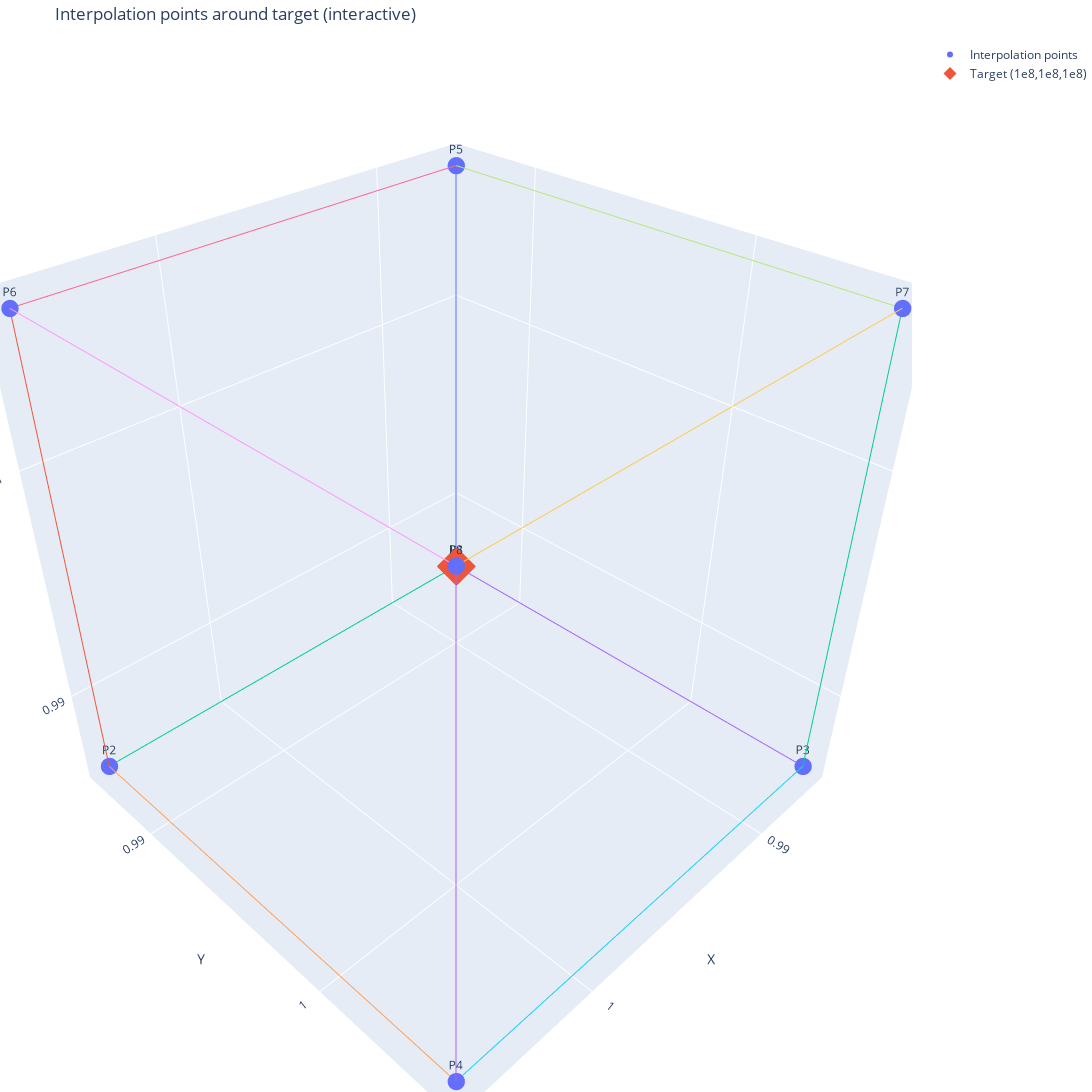

Write notebook code for a chart like this one.
### Code cell
# this cell needs the lib plotly 
import numpy as np
import plotly.graph_objects as go

points = np.array([
    [98632812.5,  98632812.5,  98632812.5, 2, 2, 2, 49572],
    [100585937.5, 98632812.5,  98632812.5, 3, 2, 2, 49572],
    [98632812.5,  100585937.5, 98632812.5, 2, 3, 2, 49572],
    [100585937.5, 100585937.5, 98632812.5, 3, 3, 2, 49572],
    [98632812.5,  98632812.5,  100585937.5, 2, 2, 3, 49572],
    [100585937.5, 98632812.5,  100585937.5, 3, 2, 3, 49572],
    [98632812.5,  100585937.5, 100585937.5, 2, 3, 3, 49572],
    [100585937.5, 100585937.5, 100585937.5, 3, 3, 3, 49572],
], dtype=float)
points = points/1e8
target = np.array([1, 1, 1], dtype=float)

x, y, z = points[:, 0], points[:, 1], points[:, 2]
xmin, xmax = x.min(), x.max()
ymin, ymax = y.min(), y.max()
zmin, zmax = z.min(), z.max()

# Cube corners (for a wireframe)
corners = np.array([
    [xmin, ymin, zmin], [xmax, ymin, zmin],
    [xmin, ymax, zmin], [xmax, ymax, zmin],
    [xmin, ymin, zmax], [xmax, ymin, zmax],
    [xmin, ymax, zmax], [xmax, ymax, zmax],
])

# Edge pairs (indices into corners)
edges = [(0,1),(0,2),(1,3),(2,3),
         (4,5),(4,6),(5,7),(6,7),
         (0,4),(1,5),(2,6),(3,7)]

fig = go.Figure()

# 8 interpolation points
fig.add_trace(go.Scatter3d(
    x=x, y=y, z=z,
    mode='markers+text',
    text=[f"P{i+1}" for i in range(8)],
    textposition="top center",
    marker=dict(size=6),
    name="Interpolation points"
))

# Target point
fig.add_trace(go.Scatter3d(
    x=[target[0]], y=[target[1]], z=[target[2]],
    mode='markers',
    marker=dict(size=10, symbol='diamond'),
    name="Target (1e8,1e8,1e8)"
))

# Wireframe cube
for a, b in edges:
    xa, ya, za = corners[a]
    xb, yb, zb = corners[b]
    fig.add_trace(go.Scatter3d(
        x=[xa, xb], y=[ya, yb], z=[za, zb],
        mode='lines',
        line=dict(width=2),
        showlegend=False
    ))

fig.update_layout(
    title="Interpolation points around target (interactive)",
    scene=dict(
        xaxis_title="X", yaxis_title="Y", zaxis_title="Z",
        aspectmode="cube",
    ),
    margin=dict(l=0, r=0, t=40, b=0),
    height=1200,   # make the plot taller
    width=1300     # optional, square canvas
)

# Show in notebook or a browser:
fig.show()

# Or save to a standalone HTML file:
# fig.write_html("interp_points.html", include_plotlyjs="cdn", auto_open=True)

### Figure 1 — Plotly figure (JSON) as saved in the notebook; plotly's stock layout.template omitted (floating-point values rounded to 4 significant figures)
{"data": [{"marker": {"size": 6}, "mode": "markers+text", "name": "Interpolation points", "text": ["P1", "P2", "P3", "P4", "P5", "P6", "P7", "P8"], "textposition": "top center", "type": "scatter3d", "x": [0.9863, 1.006, 0.9863, 1.006, 0.9863, 1.006, 0.9863, 1.006], "y": [0.9863, 0.9863, 1.006, 1.006, 0.9863, 0.9863, 1.006, 1.006], "z": [0.9863, 0.9863, 0.9863, 0.9863, 1.006, 1.006, 1.006, 1.006]}, {"marker": {"size": 10, "symbol": "diamond"}, "mode": "markers", "name": "Target (1e8,1e8,1e8)", "type": "scatter3d", "x": [1], "y": [1], "z": [1]}, {"line": {"width": 2}, "mode": "lines", "showlegend": false, "type": "scatter3d", "x": [0.9863, 1.006], "y": [0.9863, 0.9863], "z": [0.9863, 0.9863]}, {"line": {"width": 2}, "mode": "lines", "showlegend": false, "type": "scatter3d", "x": [0.9863, 0.9863], "y": [0.9863, 1.006], "z": [0.9863, 0.9863]}, {"line": {"width": 2}, "mode": "lines", "showlegend": false, "type": "scatter3d", "x": [1.006, 1.006], "y": [0.9863, 1.006], "z": [0.9863, 0.9863]}, {"line": {"width": 2}, "mode": "lines", "showlegend": false, "type": "scatter3d", "x": [0.9863, 1.006], "y": [1.006, 1.006], "z": [0.9863, 0.9863]}, {"line": {"width": 2}, "mode": "lines", "showlegend": false, "type": "scatter3d", "x": [0.9863, 1.006], "y": [0.9863, 0.9863], "z": [1.006, 1.006]}, {"line": {"width": 2}, "mode": "lines", "showlegend": false, "type": "scatter3d", "x": [0.9863, 0.9863], "y": [0.9863, 1.006], "z": [1.006, 1.006]}, {"line": {"width": 2}, "mode": "lines", "showlegend": false, "type": "scatter3d", "x": [1.006, 1.006], "y": [0.9863, 1.006], "z": [1.006, 1.006]}, {"line": {"width": 2}, "mode": "lines", "showlegend": false, "type": "scatter3d", "x": [0.9863, 1.006], "y": [1.006, 1.006], "z": [1.006, 1.006]}, {"line": {"width": 2}, "mode": "lines", "showlegend": false, "type": "scatter3d", "x": [0.9863, 0.9863], "y": [0.9863, 0.9863], "z": [0.9863, 1.006]}, {"line": {"width": 2}, "mode": "lines", "showlegend": false, "type": "scatter3d", "x": [1.006, 1.006], "y": [0.9863, 0.9863], "z": [0.9863, 1.006]}, {"line": {"width": 2}, "mode": "lines", "showlegend": false, "type": "scatter3d", "x": [0.9863, 0.9863], "y": [1.006, 1.006], "z": [0.9863, 1.006]}, {"line": {"width": 2}, "mode": "lines", "showlegend": false, "type": "scatter3d", "x": [1.006, 1.006], "y": [1.006, 1.006], "z": [0.9863, 1.006]}], "layout": {"height": 1200, "margin": {"b": 0, "l": 0, "r": 0, "t": 40}, "scene": {"aspectmode": "cube", "xaxis": {"title": {"text": "X"}}, "yaxis": {"title": {"text": "Y"}}, "zaxis": {"title": {"text": "Z"}}}, "title": {"text": "Interpolation points around target (interactive)"}, "width": 1300}}
